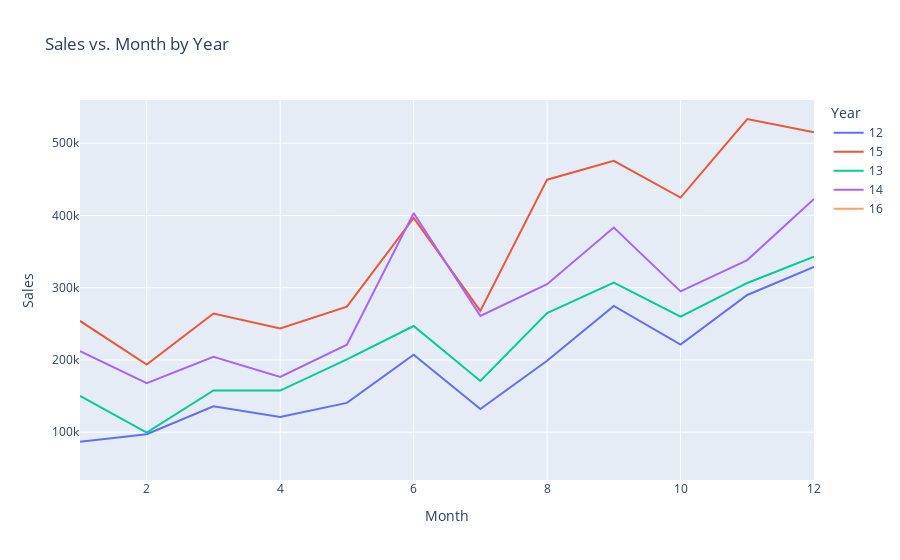

Notebook code for this chart:
### Code cell
ship_date_sales = Orders[['Ship.Date','Sales']].sort_values(by = 'Ship.Date')
ship_date_sales.loc[:,'Month'] = ship_date_inv['Ship.Date'].apply(lambda x: int(x[:x.find('/')]))
ship_date_sales.loc[:,'Year']  = ship_date_inv['Ship.Date'].apply(lambda x: x[-2:])

month_sales = ship_date_sales.groupby(by = ['Year','Month']).sum().reset_index()

#month_prof.head()

fig = px.line(data_frame = month_sales.sort_values(by = 'Month'),
              x = 'Month',
              y = 'Sales',
              color = 'Year',
              title = 'Sales vs. Month by Year')
fig.show()

### Figure 1 — Plotly figure (JSON) as saved in the notebook; plotly's stock layout.template omitted (floating-point values rounded to 4 significant figures)
{"data": [{"hovertemplate": "Year=12<br>Month=%{x}<br>Sales=%{y}<extra></extra>", "legendgroup": "12", "line": {"color": "#636efa", "dash": "solid"}, "mode": "lines", "name": "12", "orientation": "v", "showlegend": true, "type": "scatter", "x": [1, 2, 3, 4, 5, 6, 7, 8, 9, 10, 11, 12], "xaxis": "x", "y": [86920.0, 97210.0, 135900.0, 120900.0, 140500.0, 207200.0, 132000.0, 198800.0, 274800.0, 221200.0, 289900.0, 328800.0], "yaxis": "y"}, {"hovertemplate": "Year=15<br>Month=%{x}<br>Sales=%{y}<extra></extra>", "legendgroup": "15", "line": {"color": "#EF553B", "dash": "solid"}, "mode": "lines", "name": "15", "orientation": "v", "showlegend": true, "type": "scatter", "x": [1, 2, 3, 4, 5, 6, 7, 8, 9, 10, 11, 12], "xaxis": "x", "y": [254000.0, 193700.0, 264200.0, 243500.0, 273800.0, 396500.0, 268000.0, 449500.0, 475600.0, 424800.0, 533500.0, 515300.0], "yaxis": "y"}, {"hovertemplate": "Year=13<br>Month=%{x}<br>Sales=%{y}<extra></extra>", "legendgroup": "13", "line": {"color": "#00cc96", "dash": "solid"}, "mode": "lines", "name": "13", "orientation": "v", "showlegend": true, "type": "scatter", "x": [1, 2, 3, 4, 5, 6, 7, 8, 9, 10, 11, 12], "xaxis": "x", "y": [150300.0, 99320.0, 157700.0, 157700.0, 200800.0, 246900.0, 170900.0, 264800.0, 307200.0, 260100.0, 306600.0, 342800.0], "yaxis": "y"}, {"hovertemplate": "Year=14<br>Month=%{x}<br>Sales=%{y}<extra></extra>", "legendgroup": "14", "line": {"color": "#ab63fa", "dash": "solid"}, "mode": "lines", "name": "14", "orientation": "v", "showlegend": true, "type": "scatter", "x": [1, 2, 3, 4, 5, 6, 7, 8, 9, 10, 11, 12], "xaxis": "x", "y": [212400.0, 167900.0, 204200.0, 176600.0, 221200.0, 403300.0, 261000.0, 304800.0, 383300.0, 294900.0, 338300.0, 422800.0], "yaxis": "y"}, {"hovertemplate": "Year=16<br>Month=%{x}<br>Sales=%{y}<extra></extra>", "legendgroup": "16", "line": {"color": "#FFA15A", "dash": "solid"}, "mode": "lines", "name": "16", "orientation": "v", "showlegend": true, "type": "scatter", "x": [1], "xaxis": "x", "y": [60140.0], "yaxis": "y"}], "layout": {"legend": {"title": {"text": "Year"}, "tracegroupgap": 0}, "title": {"text": "Sales vs. Month by Year"}, "xaxis": {"anchor": "y", "domain": [0, 1], "title": {"text": "Month"}}, "yaxis": {"anchor": "x", "domain": [0, 1], "title": {"text": "Sales"}}}}
